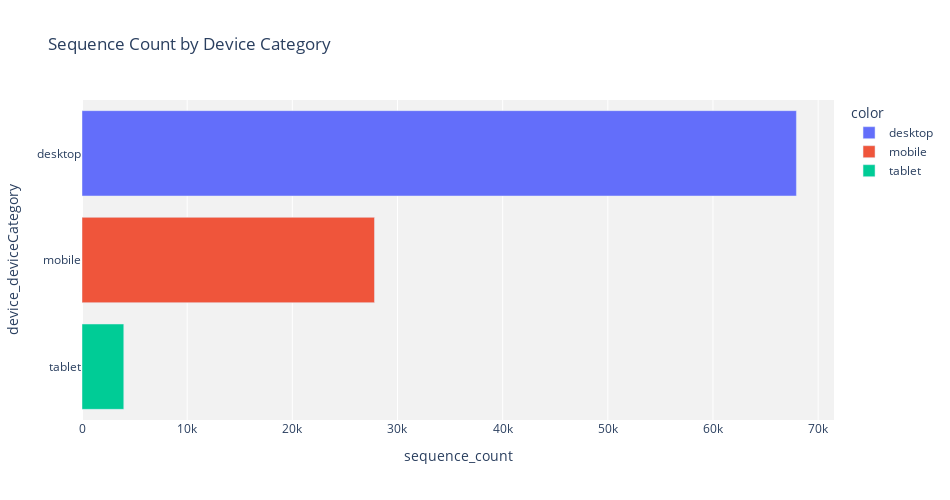

The notebook cell saved with this chart:
### Markdown cell above
**What are sequence counts by desktop, mobile, tablet, other?**

### Code cell
## use visualization package to make a bar chart

bar_fig = px.bar(results_df
                 ,x='sequence_count'
                 ,y='device_deviceCategory'
                 ,title='Sequence Count by Device Category'
                 ,color=viz_df['device_deviceCategory']
                 )

bar_fig.update_layout(width=950
                      ,height=500
                      ,yaxis={'categoryorder': 'total ascending'}
                      ,plot_bgcolor='#f2f2f2') 

bar_fig.show()

### Figure 1 — Plotly figure (JSON) as saved in the notebook; plotly's stock layout.template omitted (floating-point values rounded to 4 significant figures)
{"data": [{"alignmentgroup": "True", "hovertemplate": "color=desktop<br>sequence_count=%{x}<br>device_deviceCategory=%{y}<extra></extra>", "legendgroup": "desktop", "marker": {"color": "#636efa", "pattern": {"shape": ""}}, "name": "desktop", "offsetgroup": "desktop", "orientation": "h", "showlegend": true, "textposition": "auto", "type": "bar", "x": [67932], "xaxis": "x", "y": ["desktop"], "yaxis": "y"}, {"alignmentgroup": "True", "hovertemplate": "color=mobile<br>sequence_count=%{x}<br>device_deviceCategory=%{y}<extra></extra>", "legendgroup": "mobile", "marker": {"color": "#EF553B", "pattern": {"shape": ""}}, "name": "mobile", "offsetgroup": "mobile", "orientation": "h", "showlegend": true, "textposition": "auto", "type": "bar", "x": [27813], "xaxis": "x", "y": ["mobile"], "yaxis": "y"}, {"alignmentgroup": "True", "hovertemplate": "color=tablet<br>sequence_count=%{x}<br>device_deviceCategory=%{y}<extra></extra>", "legendgroup": "tablet", "marker": {"color": "#00cc96", "pattern": {"shape": ""}}, "name": "tablet", "offsetgroup": "tablet", "orientation": "h", "showlegend": true, "textposition": "auto", "type": "bar", "x": [3973], "xaxis": "x", "y": ["tablet"], "yaxis": "y"}], "layout": {"barmode": "relative", "height": 500, "legend": {"title": {"text": "color"}, "tracegroupgap": 0}, "plot_bgcolor": "#f2f2f2", "title": {"text": "Sequence Count by Device Category"}, "width": 950, "xaxis": {"anchor": "y", "domain": [0, 1], "title": {"text": "sequence_count"}}, "yaxis": {"anchor": "x", "categoryorder": "total ascending", "domain": [0, 1], "title": {"text": "device_deviceCategory"}}}}
